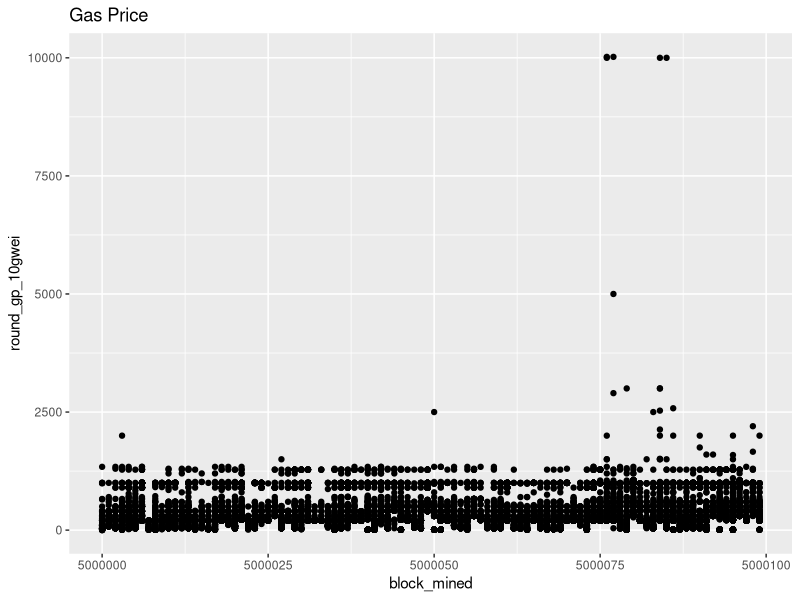
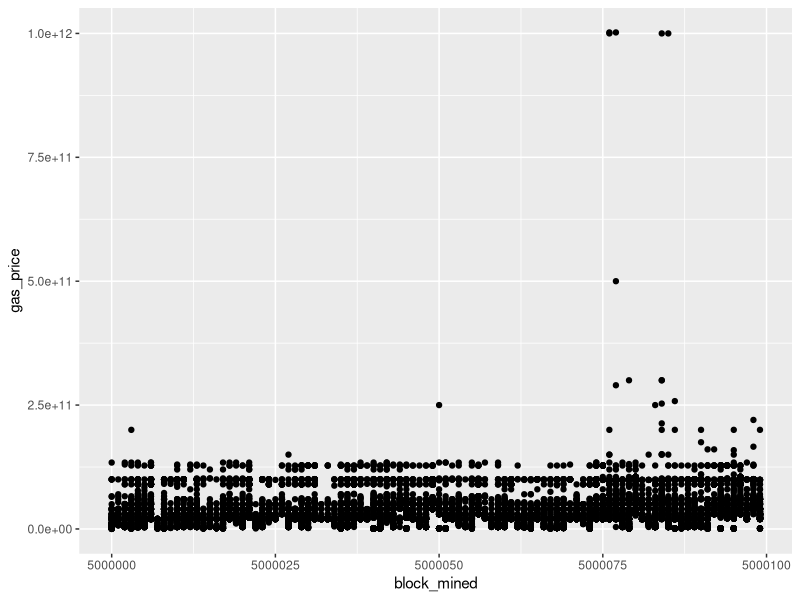
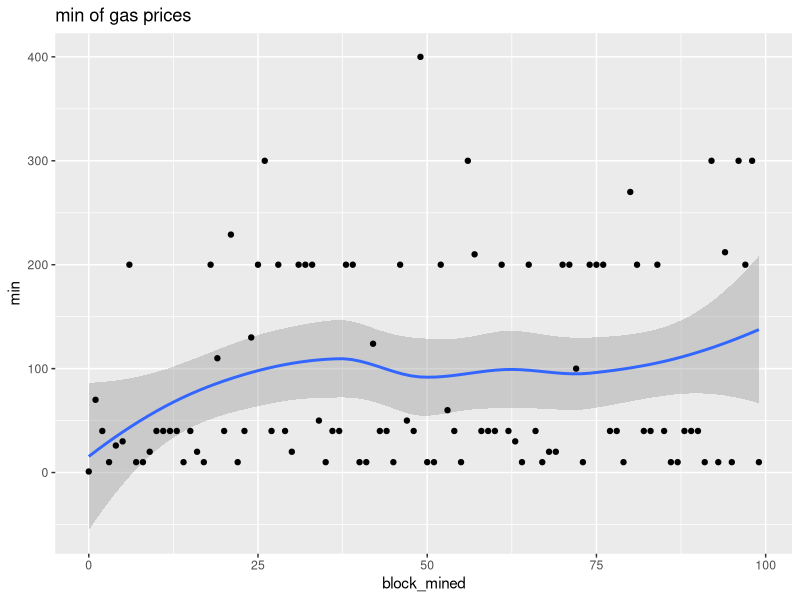
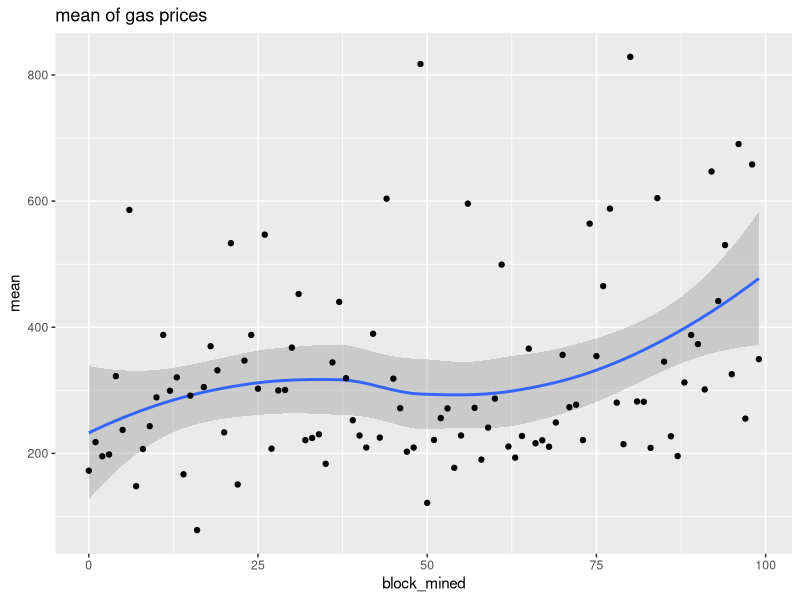
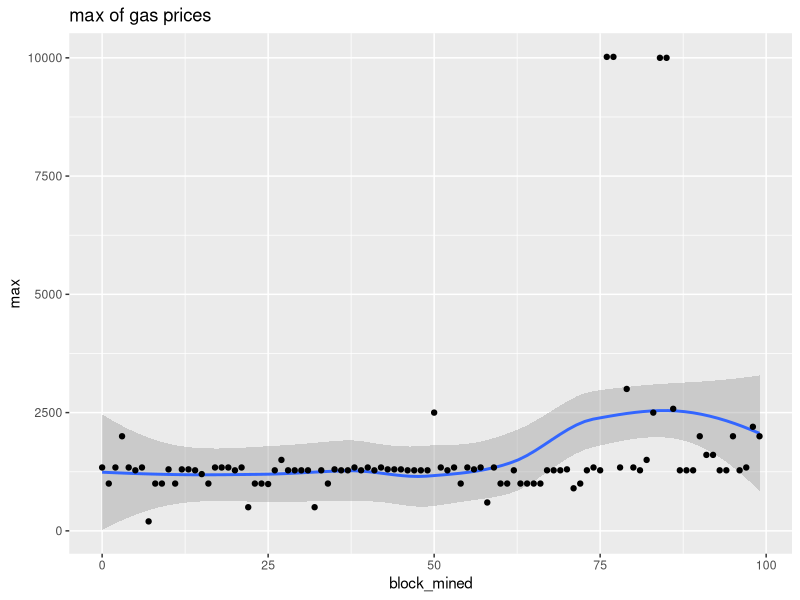
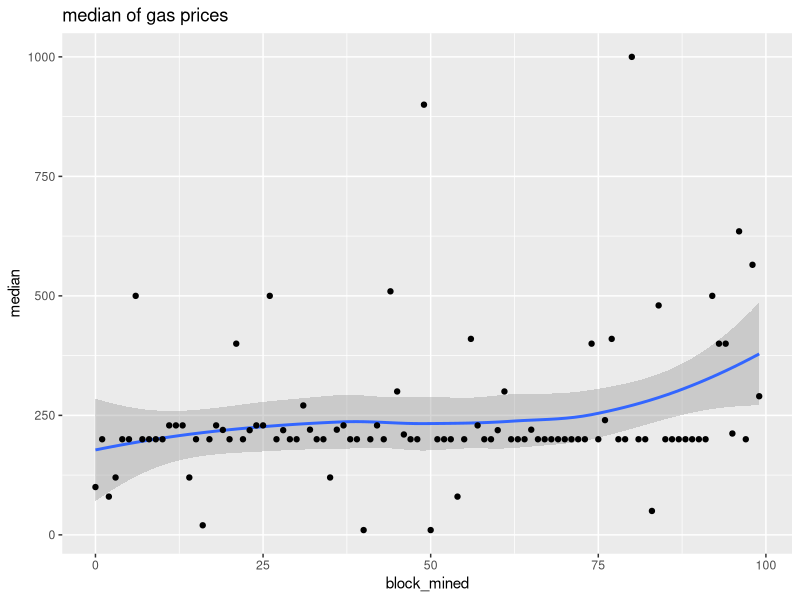
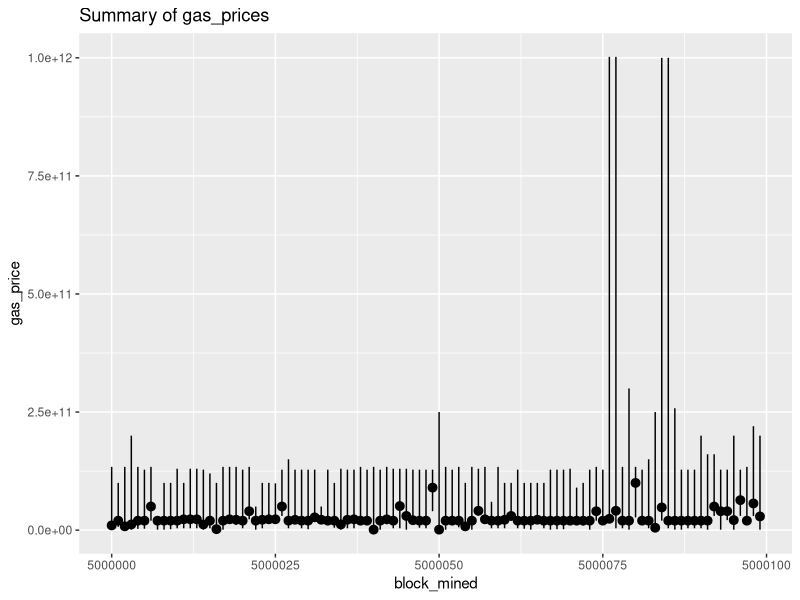
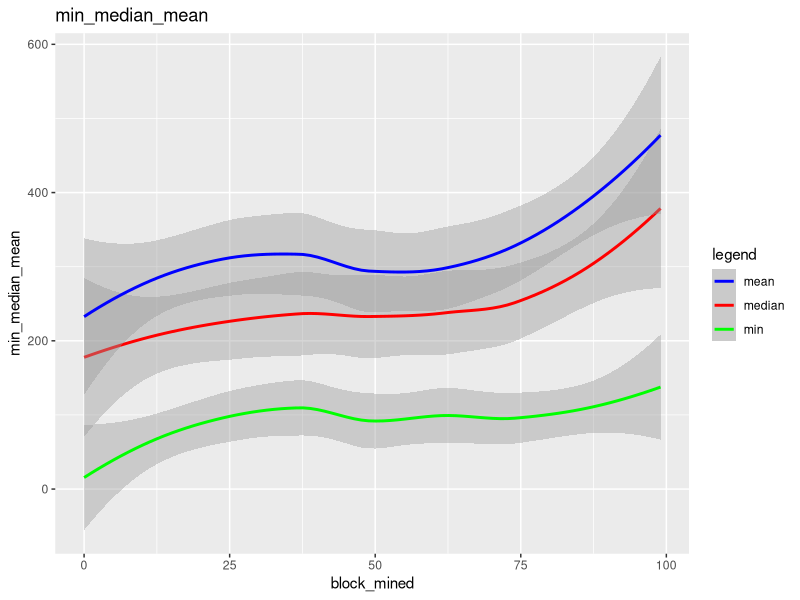

The R script that drew these images, in order:
## ---- chunk 1
knitr::opts_chunk$set(echo=FALSE, warning=FALSE, message=FALSE)

library(tidyverse)
## ---- chunk 2
tx.raw <- as.tbl(read.csv("tx.csv", sep = "\t"))
## ---- chunk 3
ggplot(tx.raw,aes(x=block_mined, y=round_gp_10gwei))+geom_point()+labs(title="Gas Price")
ggplot(tx.raw,aes(x=block_mined, y=gas_price))+geom_point()
## ---- chunk 4
tx.summary <- tx.raw %>% select(-round_gp_10gwei) %>%
  mutate(gas_price=gas_price/10^8,block_mined=block_mined-min(block_mined)) %>% 
  group_by(block_mined) %>%
  summarise_at(.vars=vars(gas_price),.funs=funs(min(.),median(.),mean(.),max(.)))
## ---- chunk 5
ggplot(tx.summary,aes(x=block_mined,y=min))+geom_smooth()+geom_point()+labs(title="min of gas prices")
## ---- chunk 6
ggplot(tx.summary,aes(x=block_mined,y=mean))+geom_smooth()+geom_point()+labs(title="mean of gas prices")
## ---- chunk 7
ggplot(tx.summary,aes(x=block_mined,y=max))+geom_smooth()+geom_point()+labs(title="max of gas prices")
## ---- chunk 8
ggplot(tx.summary,aes(x=block_mined,y=median))+geom_smooth()+geom_point()+labs(title="median of gas prices")
## ---- chunk 9
ggplot(data = tx.raw %>% group_by(block_mined)) + 
       stat_summary(
             mapping = aes(x = block_mined, y = gas_price),
             fun.ymin = min,
             fun.ymax = max,
             fun.y = median
         )+labs(title="Summary of gas_prices")
## ---- chunk 10
ggplot(tx.summary,aes(x=block_mined))+geom_smooth(aes(y=min,colour="min"))+
  geom_smooth(aes(y=median,colour="median"))+geom_smooth(aes(y=mean,colour="mean"))+labs(title="min_median_mean")+ylab("min_median_mean")+scale_colour_manual(name="legend", values=c("blue", "red","green"))

## ---- chunk 11
ggplot(tx.summary,aes(x=block_mined))+geom_smooth(aes(y=mean,colour="mean"))+geom_smooth(aes(y=median,colour="median"))+geom_smooth(aes(y=min,colour="min"))+geom_smooth(aes(y=max,colour="max"))+
  labs(title="Summary gas prices")+ylab("min_median_mean_max")+scale_colour_manual(name="legend", values=c("blue", "red","green","black"))
